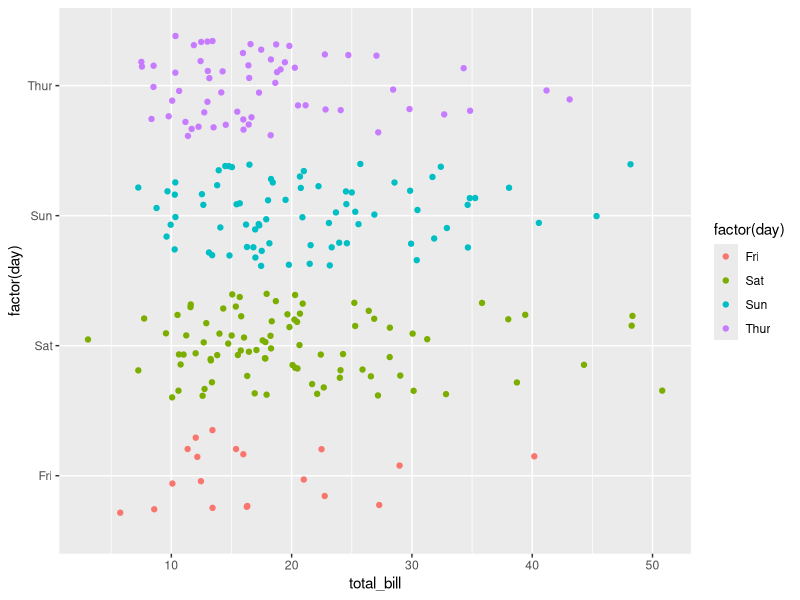

Source code (R):
library(ggplot2)
library(reshape2)

p <- ggplot(tips, aes(x=total_bill, y=factor(day), color=factor(day)))
p = p + geom_jitter()
